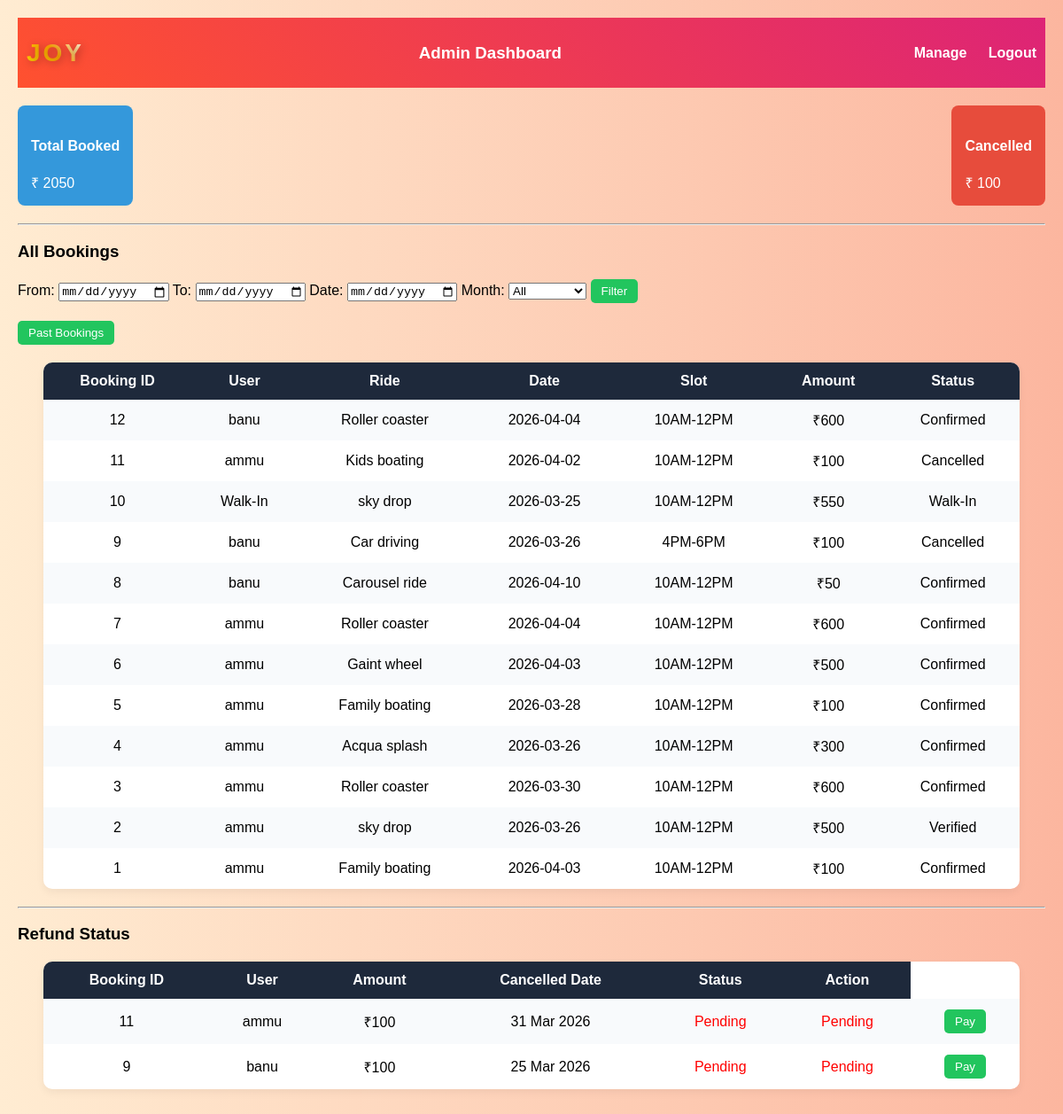
The app's page /admin_dashboard.php (signed in) with its own data.
### tables this page shows
CREATE TABLE IF NOT EXISTS `bookings` (
  `id` int NOT NULL AUTO_INCREMENT,
  `user_id` int DEFAULT NULL,
  `ride_id` int DEFAULT NULL,
  `booking_date` date DEFAULT NULL,
  `slot_time` varchar(50) DEFAULT NULL,
  `amount` int DEFAULT NULL,
  `status` varchar(20) NOT NULL,
  `ticket_image` varchar(255) NOT NULL,
  `cancel_date` date DEFAULT NULL,
  `refund_status` varchar(20) DEFAULT 'Pending',
  `created_at` datetime DEFAULT CURRENT_TIMESTAMP,
  `staff_id` int NOT NULL,
  PRIMARY KEY (`id`)
);

CREATE TABLE IF NOT EXISTS `users` (
  `id` int NOT NULL AUTO_INCREMENT,
  `name` varchar(100) DEFAULT NULL,
  `email` varchar(100) DEFAULT NULL,
  `password` varchar(100) DEFAULT NULL,
  `phone` varchar(15) DEFAULT NULL,
  `role` varchar(20) NOT NULL,
  PRIMARY KEY (`id`),
  UNIQUE KEY `email` (`email`)
);

CREATE TABLE IF NOT EXISTS `rides` (
  `id` int NOT NULL AUTO_INCREMENT,
  `ride_name` varchar(100) DEFAULT NULL,
  `price` int DEFAULT NULL,
  `age_limit` int DEFAULT NULL,
  `description` text,
  `images` varchar(100) DEFAULT NULL,
  `category` varchar(50) DEFAULT NULL,
  `capacity` int NOT NULL,
  `status` varchar(20) DEFAULT 'Active',
  PRIMARY KEY (`id`)
);

### admin_dashboard.php (the view, shortened to what this page needs)
<?php
include "php/db.php";
mysqli_query($conn,"
UPDATE bookings
SET refund_status='Refunded'
WHERE status='Cancelled'
AND refund_status='Pending'
AND cancel_date <= DATE_SUB(CURDATE(), INTERVAL 2 DAY)
");
$total_booked = mysqli_fetch_assoc(mysqli_query($conn,"
SELECT SUM(amount) AS total
FROM bookings
WHERE status !='Cancelled'
AND MONTH(booking_date)=MONTH(CURDATE())
AND YEAR(booking_date)=YEAR(CURDATE())
"));
$total_booked_amount = $total_booked['total'] ?? 0;
$cancelled = mysqli_fetch_assoc(mysqli_query($conn,"
SELECT SUM(amount) AS total
FROM bookings
WHERE status='Cancelled'
AND refund_status!='Refunded'
AND MONTH(booking_date)=MONTH(CURDATE())
AND YEAR(booking_date)=YEAR(CURDATE())
"));
$cancelled_amount = $cancelled['total'] ?? 0;
?>
<!DOCTYPE html>
<html>
<head>
<link rel="stylesheet" href="css/style.css">
</head>
<body>
<div class="navbar">
<div class="logo">
<span class="joy-text">JOY</span>
</div>
<h3>Admin Dashboard</h3>
<div class="nav-links">
<a href="manage.php">Manage</a>
<a href="admin_logout.php">Logout</a>
</div>
</div>
<div style="display:flex; justify-content:space-between; margin:20px 0;">
<div style="background:#3498db;color:white;padding:15px;border-radius:8px;">
<h4>Total Booked</h4>
₹ <?php echo $total_booked_amount; ?>
</div>
<div style="background:#e74c3c;color:white;padding:15px;border-radius:8px;">
<h4>Cancelled</h4>
₹ <?php echo $cancelled_amount; ?>
</div>
</div>
<hr>
<h3>All Bookings</h3>
<form method="GET" style="margin:20px 0;">
From: <input type="date" name="from_date">
To: <input type="date" name="to_date">
Date:
<input type="date" name="single_date">
Month:
<select name="month">
<option value="">All</option>
</select>
<button type="submit">Filter</button>
</form>
<a href="?past=1">
<button type="button">Past Bookings</button>
</a>
<table>
<tr>
<th>Booking ID</th>
<th>User</th>
<th>Ride</th>
<th>Date</th>
<th>Slot</th>
<th>Amount</th>
<th>Status</th>
</tr>
<?php
$where = "1";
$result = mysqli_query($conn,"
SELECT
bookings.id,
users.name,
rides.ride_name,
bookings.booking_date,
bookings.slot_time,
bookings.amount,
bookings.status
FROM bookings
LEFT JOIN users ON bookings.user_id = users.id
LEFT JOIN rides ON bookings.ride_id = rides.id
WHERE $where
ORDER BY bookings.id DESC
");
while($row=mysqli_fetch_assoc($result)){
$user = $row['name'] ? $row['name'] : "Walk-In";
echo "<tr>";
echo "<td>".$row['id']."</td>";
echo "<td>".$user."</td>";
echo "<td>".$row['ride_name']."</td>";
echo "<td>".$row['booking_date']."</td>";
echo "<td>".$row['slot_time']."</td>";
echo "<td>₹".$row['amount']."</td>";
echo "<td>".$row['status']."</td>";
echo "</tr>";
}
?>
</table>
<hr>
<h3>Refund Status</h3>
<table>
<tr>
<th>Booking ID</th>
<th>User</th>
<th>Amount</th>
<th>Cancelled Date</th>
<th>Status</th>
<th>Action</th>
</tr>
<?php
$q = mysqli_query($conn,"
SELECT
b.id,
u.name,
b.amount,
b.cancel_date,
b.refund_status
FROM bookings b
LEFT JOIN users u ON b.user_id = u.id
WHERE b.status='Cancelled'
AND b.refund_status!='Refunded'
ORDER BY b.id DESC
");
while($r = mysqli_fetch_assoc($q)){
echo "<tr>";
echo "<td>".$r['id']."</td>";
$user = $r['name'] ? $r['name'] : "Walk-In";
echo "<td>".$user."</td>";
echo "<td>₹".$r['amount']."</td>";
$date = $r['cancel_date'] ? date("d M Y", strtotime($r['cancel_date'])) : "Not Updated";
echo "<td>".$date."</td>";
$status = $r['refund_status'];
if($status == "Refunded"){
echo "<td style='color:green;'>Refunded ✔</td>";
}else{
echo "<td style='color:red;'>Pending</td>";
}
$status = $r['refund_status'];
if($status == "Refunded"){
    echo "<td style='color:green;'>Refunded ✔</td>";
    echo "<td>-</td>";
}else{
    echo "<td style='color:red;'>Pending</td>";
    echo "<td>
    <a href='repay.php?id=".$r['id']."'>
    <button>Pay</button>
    </a>
    </td>";
}
echo "</tr>";
}
?>
</table>
</body>
</html>

### style.css (style rules this page uses)
body { font-family: Arial, sans-serif; background-color: #f4f4f4; margin: 0; padding: 20px; }
.navbar { background: rgba(0,0,0,0.7); padding: 15px 30px; display: flex; justify-content: space-between; align-items: center; position: sticky; top: 0; z-index: 1000; }
.navbar a { color: white; text-decoration: none; margin-left: 20px; font-weight: bold; }
.joy-text { font-size: 28px; font-weight: bold; color: #ff8800; }
.joy-text { font-size:28px; font-weight:900; background: linear-gradient(45deg,#fff,#ffe600,#ff00cc); -webkit-background-clip: text; -webkit-text-fill-color: transparent; letter-spacing:3px; font-family: 'Trebuchet MS', sans-serif; text-shadow:2px 2px 10px rgba(0,0,0,0.3); }
body { margin:0; font-family: Arial, sans-serif; background: linear-gradient(to right, #ffecd2, #fcb69f); }
.navbar { display:flex; justify-content:space-between; align-items:center; padding:15px 40px; background: linear-gradient(45deg, #ff512f, #dd2476); }
.nav-links a { color:white; text-decoration:none; margin-left:20px; font-weight:bold; }
.joy-text { font-size:28px; font-weight:bold; background: linear-gradient(45deg, gold, orange, white); -webkit-background-clip:text; -webkit-text-fill-color:transparent; }

### admin_dashboard.php (style rules this page uses)
.navbar { display:flex; justify-content:space-between; align-items:center; padding:10px; background: linear-gradient(45deg,#ff512f,#dd2476); }
.navbar h3 { color:white; }
.nav-links a { color:white; text-decoration:none; margin-left:20px; font-weight:bold; }
table { width:95%; margin:20px auto; border-collapse:collapse; background:#fff; border-radius:10px; overflow:hidden; box-shadow:0 4px 10px rgba(0,0,0,0.05); }
th { background:#1e293b; color:white; }
th,td { padding:12px; text-align:center; }
tr:nth-child(even) { background:#f8fafc; }
button { padding:6px 12px; border:none; border-radius:5px; background:#22c55e; color:white; cursor:pointer; }

### records on screen
bookings: id "12", user.name "banu", ride.ride_name "Roller coaster", booking_date "2026-04-04", slot_time "10AM-12PM", amount "600", status "Confirmed"
bookings: id "11", user.name "ammu", ride.ride_name "Kids boating", booking_date "2026-04-02", slot_time "10AM-12PM", amount "100", status "Cancelled", cancel_date "31 Mar 2026", refund_status "Pending"
bookings: id "10", user "Walk-In", ride.ride_name "sky drop", booking_date "2026-03-25", slot_time "10AM-12PM", amount "550", status "Walk-In"
bookings: id "9", user.name "banu", ride.ride_name "Car driving", booking_date "2026-03-26", slot_time "4PM-6PM", amount "100", status "Cancelled", cancel_date "25 Mar 2026", refund_status "Pending"
bookings: id "8", user.name "banu", ride.ride_name "Carousel ride", booking_date "2026-04-10", slot_time "10AM-12PM", amount "50", status "Confirmed"
bookings: id "7", user.name "ammu", ride.ride_name "Roller coaster", booking_date "2026-04-04", slot_time "10AM-12PM", amount "600", status "Confirmed"
bookings: id "6", user.name "ammu", ride.ride_name "Gaint wheel", booking_date "2026-04-03", slot_time "10AM-12PM", amount "500", status "Confirmed"
bookings: id "5", user.name "ammu", ride.ride_name "Family boating", booking_date "2026-03-28", slot_time "10AM-12PM", amount "100", status "Confirmed"
bookings: id "4", user.name "ammu", ride.ride_name "Acqua splash", booking_date "2026-03-26", slot_time "10AM-12PM", amount "300", status "Confirmed"
bookings: id "3", user.name "ammu", ride.ride_name "Roller coaster", booking_date "2026-03-30", slot_time "10AM-12PM", amount "600", status "Confirmed"
bookings: id "2", user.name "ammu", ride.ride_name "sky drop", booking_date "2026-03-26", slot_time "10AM-12PM", amount "500", status "Verified"
bookings: id "1", user.name "ammu", ride.ride_name "Family boating", booking_date "2026-04-03", slot_time "10AM-12PM", amount "100", status "Confirmed"

### other values on screen
$total_booked_amount "2050"
$cancelled_amount "100"
